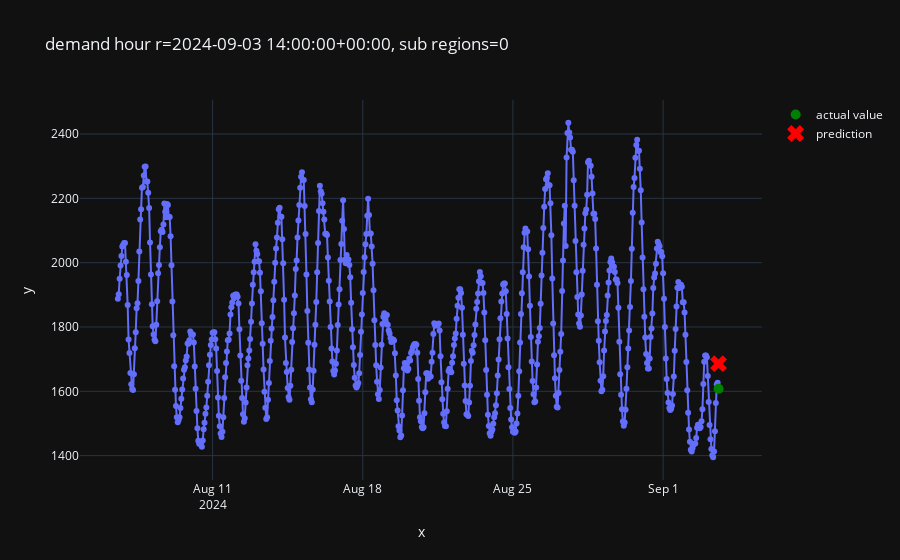

Notebook code cell kept with this figure:
### Code cell
#plot the result
from src.plot import plot_one_sample

plot_one_sample(
    example_id=2,
    features=X_test,
    targets=y_test,
    predictions=pd.Series(predictions)
)

### Figure 1 — Plotly figure (JSON) as saved in the notebook; plotly's stock layout.template omitted (floating-point values rounded to 4 significant figures; data arrays with more than 128 entries replaced by an {"elided": "..."} marker saying what was removed)
{"data": [{"hovertemplate": "x=%{x}<br>y=%{y}<extra></extra>", "legendgroup": "", "line": {"color": "#636efa", "dash": "solid"}, "marker": {"symbol": "circle"}, "mode": "lines+markers", "name": "", "orientation": "v", "showlegend": false, "type": "scatter", "x": {"elided": "673 str values"}, "xaxis": "x", "y": {"elided": "673 int values"}, "yaxis": "y"}, {"line": {"color": "green"}, "marker": {"size": 10}, "mode": "markers", "name": "actual value", "type": "scatter", "x": ["2024-09-03T14:00:00+00:00"], "y": [1608]}, {"line": {"color": "red"}, "marker": {"size": 15, "symbol": "x"}, "mode": "markers", "name": "prediction", "type": "scatter", "x": ["2024-09-03T14:00:00+00:00"], "y": [1686.0]}], "layout": {"legend": {"tracegroupgap": 0}, "title": {"text": "demand hour r=2024-09-03 14:00:00+00:00, sub regions=0"}, "xaxis": {"anchor": "y", "domain": [0, 1], "title": {"text": "x"}}, "yaxis": {"anchor": "x", "domain": [0, 1], "title": {"text": "y"}}}}
